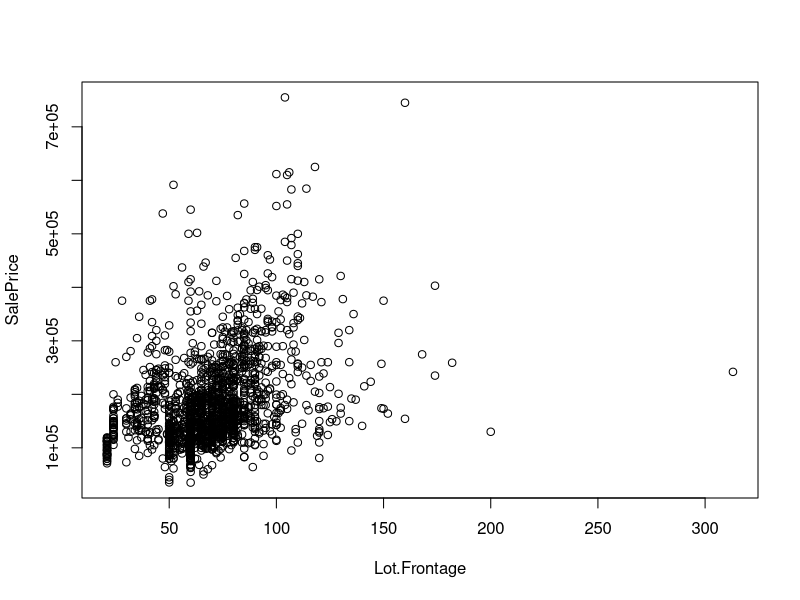
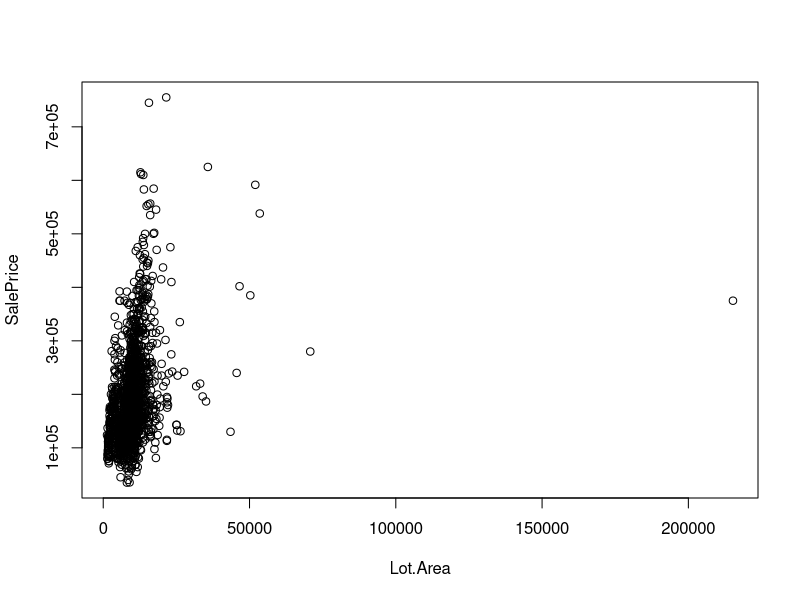
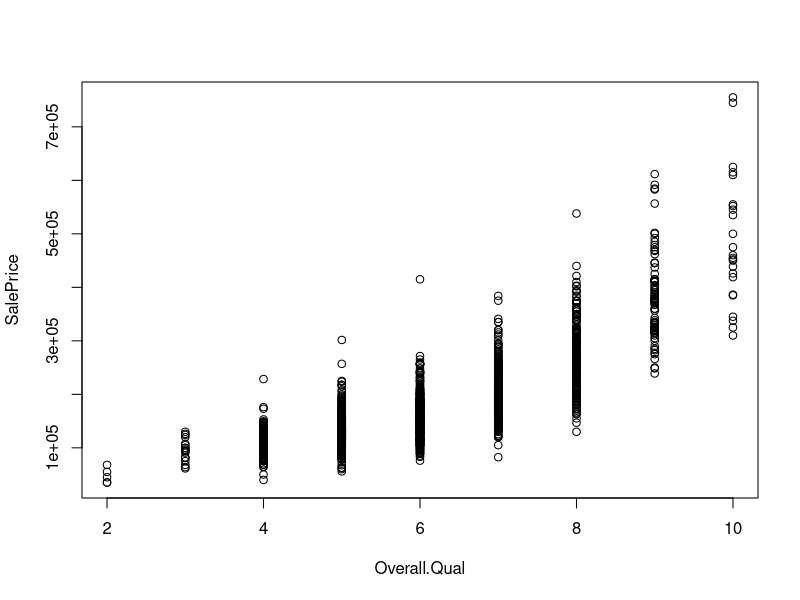
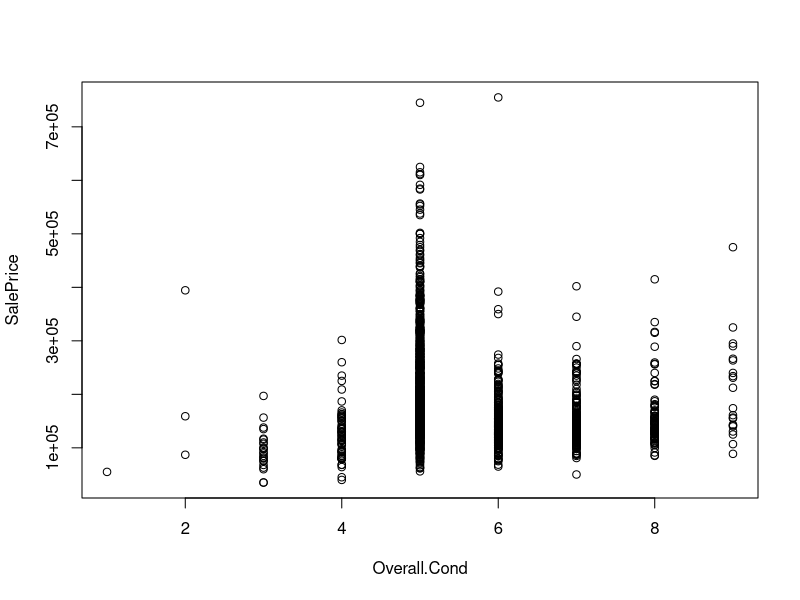
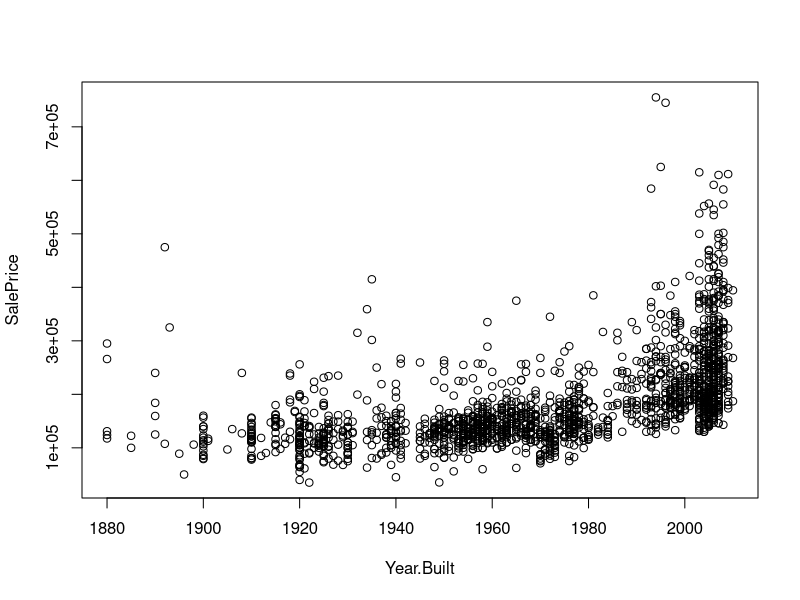
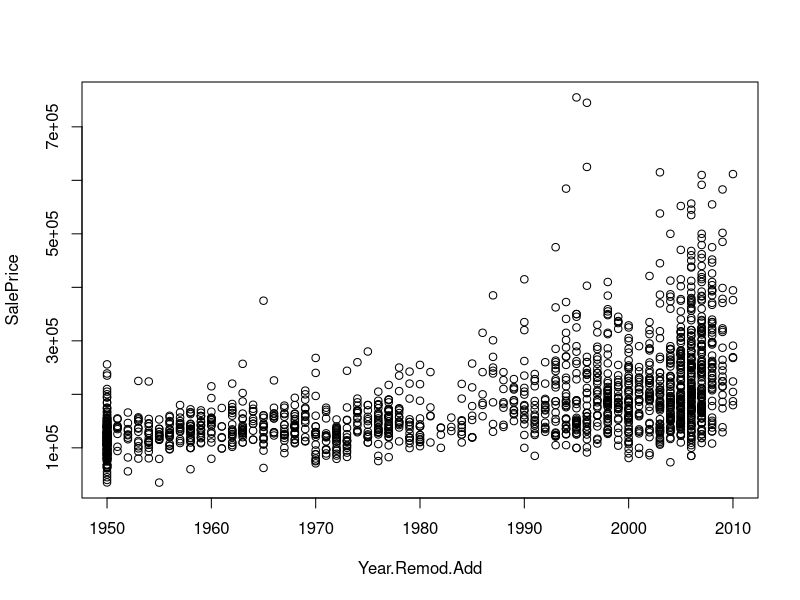
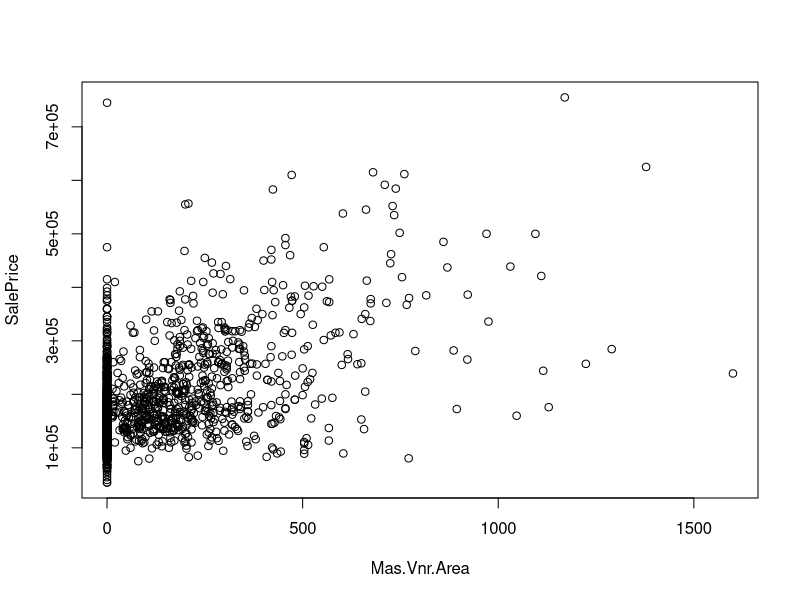
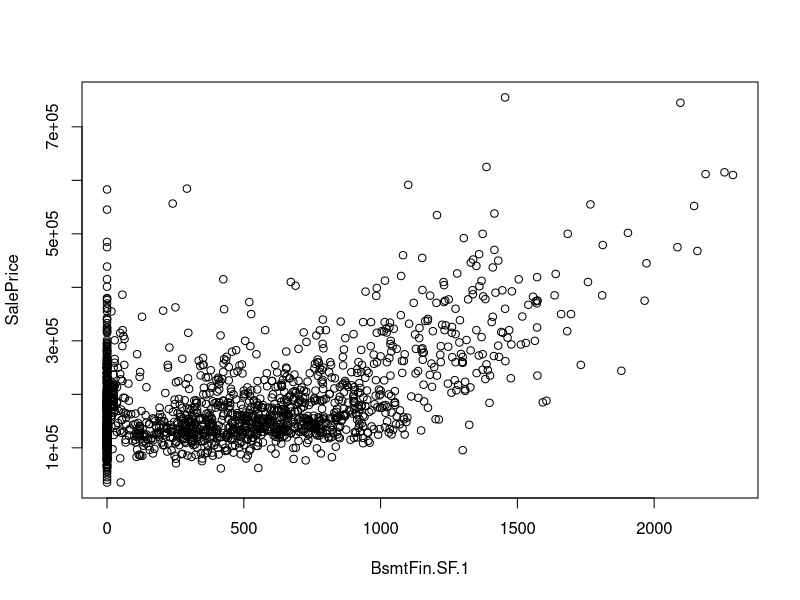

Generate these figures, in order, with R:
## ---- chunk 1
knitr::opts_chunk$set(echo = TRUE)
# Load Packages:
library(MASS)
library(ggplot2)
library(markdown)
library(knitr)
library(RColorBrewer)
# Read data into system:
data <- read.csv("AmesHousing.csv")
## ---- chunk 2
# Set Seed to Save Models:
set.seed(1)

# check head of dataframe:
head(data, n = 10)

# Look at structure of dataframe:
str(data)

# Look at missing values in dataframe:
summary(data)
## ---- chunk 3
# Remove Missing Values from Data:
data2= na.omit(data)
# check structure of dataframe:
str(data2)

# Split Training Set 70/30
train <- sample(2258,1800)
test <- (c(1:2258)[-train])

# Create a data frame with continuous variables only:
num.ames =data.frame(data2[,c(2,3,14:17,23,31,33:35,40:49,51,53,56,58,59,63:68,70,71,74)])

# Checking Data Correlation and Distribution:
plot(SalePrice ~., data = num.ames, subset = train)
## ---- chunk 4
# Create First Model:
fit <- lm(SalePrice ~ Overall.Qual + Year.Built + Year.Remod.Add + BsmtFin.SF.1 + Total.Bsmt.SF + X1st.Flr.SF + Gr.Liv.Area + TotRms.AbvGrd +
            Garage.Yr.Blt + Wood.Deck.SF +  Open.Porch.SF, data = num.ames, subset = train)

# Return model summary of first model:
summary(fit)

# Create Second Model:
fit2 <- lm(SalePrice ~ Overall.Qual + Year.Built + Year.Remod.Add + BsmtFin.SF.1 + Total.Bsmt.SF + X1st.Flr.SF + Gr.Liv.Area + TotRms.AbvGrd +
            Garage.Yr.Blt + Wood.Deck.SF, data = num.ames, subset = train)
# Return model summary of second model:
summary(fit2)

# Create Third Model:
fit3 <- lm(SalePrice ~ Overall.Qual + Year.Built + Year.Remod.Add + BsmtFin.SF.1 + Total.Bsmt.SF + X1st.Flr.SF + Gr.Liv.Area + Garage.Yr.Blt + Wood.Deck.SF, data = num.ames, subset = train)
# Return model summary of third model:
summary(fit3)
## ---- chunk 5
# Plot Fitted vs Residuals:
plot(fit3$res~fit3$fitted, main = "Fitted vs Residuals")
# Check normality of model:
hist(fit3$res, main = "Normality Test",
     col = c("blue", "red", "green"))
# Plot qq-plot:
qqnorm((fit3$res))
# add reference line:
qqline(fit3$res)
# Compute Shapiro-Wilk Test for Normality Check:
shapiro.test(fit3$res)
## ---- chunk 6
# Run boxcox transformation to help normalize data:
boxcox(SalePrice~Overall.Qual + Year.Built + Year.Remod.Add + BsmtFin.SF.1 + Total.Bsmt.SF + X1st.Flr.SF + Gr.Liv.Area + TotRms.AbvGrd +
         Garage.Yr.Blt + Wood.Deck.SF, data = num.ames)
# Create new variable that is the log of SalesPrice:
num.ames$SalePriceLog <- log(num.ames$SalePrice)

# Create new model using SalesPriceLog for the dependent variable:
fit4 <- lm(SalePriceLog~Overall.Qual + Year.Built + Year.Remod.Add + BsmtFin.SF.1 + Total.Bsmt.SF + X1st.Flr.SF + Gr.Liv.Area + TotRms.AbvGrd +
         Garage.Yr.Blt + Wood.Deck.SF, data = num.ames)

# Plot Fitted vs Residual Values:
plot(fit4$res~fit4$fitted, main = "Diagnostic Check Model 4")
## ---- chunk 7
# Which Categorical Variables Should be Included:
# Create Model One:
model1 = lm(num.ames$SalePriceLog ~ Overall.Qual + Year.Built + Year.Remod.Add + BsmtFin.SF.1 + Total.Bsmt.SF + X1st.Flr.SF + Gr.Liv.Area + Wood.Deck.SF + Open.Porch.SF, data = data2, subset = train)
# Create Model Two:
model2 = lm(num.ames$SalePriceLog ~ Overall.Qual + Year.Built + Year.Remod.Add + BsmtFin.SF.1 + Total.Bsmt.SF + X1st.Flr.SF + Gr.Liv.Area + Wood.Deck.SF + Open.Porch.SF + Street, data = data2, subset = train)
# Run Anova:
anova(model1,model2)
# Create Model One:
model1 = lm(num.ames$SalePriceLog ~ Overall.Qual + Year.Built + Year.Remod.Add + BsmtFin.SF.1 + Total.Bsmt.SF + X1st.Flr.SF + Gr.Liv.Area + Wood.Deck.SF + Open.Porch.SF, data = data2, subset = train)
# Create Model Two:
model2 = lm(num.ames$SalePriceLog ~ Overall.Qual + Year.Built + Year.Remod.Add + BsmtFin.SF.1 + Total.Bsmt.SF + X1st.Flr.SF + Gr.Liv.Area + Wood.Deck.SF + Open.Porch.SF + Street + Lot.Config, data = data2, subset = train)
# Execute Anova:
anova(model1,model2)
# Create Model One:
model1 = lm(num.ames$SalePriceLog ~ Overall.Qual + Year.Built + Year.Remod.Add + BsmtFin.SF.1 + Total.Bsmt.SF + X1st.Flr.SF + Gr.Liv.Area + Wood.Deck.SF + Open.Porch.SF, data = data2, subset = train)
# Create Model Two:
model2 = lm(num.ames$SalePriceLog ~ Overall.Qual + Year.Built + Year.Remod.Add + BsmtFin.SF.1 + Total.Bsmt.SF + X1st.Flr.SF + Gr.Liv.Area + Wood.Deck.SF + Open.Porch.SF + Street + Lot.Config + Foundation, data = data2, subset = train)
# Execute Anova:
anova(model1,model2)
# Create Model 1:
model1 = lm(num.ames$SalePriceLog ~ Overall.Qual + Year.Built + Year.Remod.Add + BsmtFin.SF.1 + Total.Bsmt.SF + X1st.Flr.SF + Gr.Liv.Area + Wood.Deck.SF + Open.Porch.SF, data = data2, subset = train)
model2 = lm(num.ames$SalePriceLog ~ Overall.Qual + Year.Built + Year.Remod.Add + BsmtFin.SF.1 + Total.Bsmt.SF + X1st.Flr.SF + Gr.Liv.Area + Wood.Deck.SF + Open.Porch.SF + Street + Lot.Config + Foundation + Bsmt.Exposure, data = data2, subset = train)
anova(model1,model2)
# Create Model 1:
model1 = lm(num.ames$SalePriceLog ~ Overall.Qual + Year.Built + Year.Remod.Add + BsmtFin.SF.1 + Total.Bsmt.SF + X1st.Flr.SF + Gr.Liv.Area + Wood.Deck.SF + Open.Porch.SF, data = data2, subset = train)
# Create Model 2:
model2 = lm(num.ames$SalePriceLog ~ Overall.Qual + Year.Built + Year.Remod.Add + BsmtFin.SF.1 + Total.Bsmt.SF + X1st.Flr.SF + Gr.Liv.Area + Wood.Deck.SF + Open.Porch.SF + Street + Lot.Config + Foundation + Bsmt.Exposure + Heating.QC, data = data2, subset = train)
# Execute Anova:
anova(model1,model2)
# Create Model 1:
model1 = lm(num.ames$SalePriceLog ~ Overall.Qual + Year.Built + Year.Remod.Add + BsmtFin.SF.1 + Total.Bsmt.SF + X1st.Flr.SF + Gr.Liv.Area + Wood.Deck.SF + Open.Porch.SF, data = data2, subset = train)
# Create Model 2:
model2 = lm(num.ames$SalePriceLog ~ Overall.Qual + Year.Built + Year.Remod.Add + BsmtFin.SF.1 + Total.Bsmt.SF + X1st.Flr.SF + Gr.Liv.Area + Wood.Deck.SF + Open.Porch.SF + Street + Lot.Config + Foundation + Bsmt.Exposure + Heating.QC + Central.Air, data = data2, subset = train)
# Execute Anova:
anova(model1,model2)
# Create Final Model:
model1 = lm(num.ames$SalePriceLog ~ Overall.Qual + Year.Built + Year.Remod.Add + BsmtFin.SF.1 + Total.Bsmt.SF + X1st.Flr.SF + Gr.Liv.Area + Wood.Deck.SF + Open.Porch.SF, data = data2, subset = train)
# Create Final Second Model:
model2 = lm(num.ames$SalePriceLog ~ Overall.Qual + Year.Built + Year.Remod.Add + BsmtFin.SF.1 + Total.Bsmt.SF + X1st.Flr.SF + Gr.Liv.Area + Wood.Deck.SF + Open.Porch.SF + Street + Lot.Config + Foundation + Bsmt.Exposure + Heating.QC + Central.Air + Functional, data = data2, subset = train)
# Execute Anova:
anova(model1,model2)

# New Model: Both Numeric and Non-Numeric:
fitnew = lm(num.ames$SalePriceLog ~ Overall.Qual + Year.Built + Year.Remod.Add + 
    BsmtFin.SF.1 + Total.Bsmt.SF + X1st.Flr.SF + Gr.Liv.Area + 
    Wood.Deck.SF + Open.Porch.SF + Street + Lot.Config + Foundation + 
    Bsmt.Exposure + Heating.QC, data = data2, subset = train)
# Run Summary of Model:
summary(fitnew)

# Remove Final Variables and Rerun Model:
fitnew = lm(num.ames$SalePriceLog ~ Overall.Qual + Year.Built + Year.Remod.Add + 
    BsmtFin.SF.1 + Total.Bsmt.SF + X1st.Flr.SF + Gr.Liv.Area + 
    Wood.Deck.SF + Open.Porch.SF+ Foundation + 
    Bsmt.Exposure + Heating.QC, data = data2, subset = train)
# Run Summary of Model:
summary(fitnew)
## ---- chunk 8
plot(fitnew$res~fitnew$fitted, main = "Residuals vs Fitted")
# Check Skewedness of Model:
hist(fitnew$res, main = "Diagnostic Check Model Histogram",
     col = c("blue", "red", "green"))
# Normality Test:
qqnorm((fitnew$res))
# Reference Line:
qqline(fitnew$res)
# Shapiro-Wilkins Test:
shapiro.test(fitnew$res)
## ---- chunk 9
#Final Model:
final_final = lm(num.ames$SalePriceLog ~ Overall.Qual + Year.Built + Year.Remod.Add + 
    BsmtFin.SF.1 + Total.Bsmt.SF + X1st.Flr.SF + Gr.Liv.Area + 
    Wood.Deck.SF + Open.Porch.SF+ Foundation + 
    Bsmt.Exposure + Heating.QC, data = data2, subset = test)
# Summary Final Model:
summary(final_final)

# Remove Foundation:
#Final Model:
final_final = lm(num.ames$SalePriceLog ~ Overall.Qual + Year.Built + Year.Remod.Add + 
    BsmtFin.SF.1 + Total.Bsmt.SF + X1st.Flr.SF + Gr.Liv.Area + 
    Wood.Deck.SF + Open.Porch.SF+ 
    Bsmt.Exposure + Heating.QC, data = data2, subset = test)
# Summary Final Model:
summary(final_final)

# Remove Open.Porch:
#Final Model:
final_final = lm(num.ames$SalePriceLog ~ Overall.Qual + Year.Built + Year.Remod.Add + 
    BsmtFin.SF.1 + Total.Bsmt.SF + X1st.Flr.SF + Gr.Liv.Area + 
    Wood.Deck.SF + Foundation + 
    Bsmt.Exposure + Heating.QC, data = data2, subset = test)
# Summary Final Model:
summary(final_final)

# Remove Foundation:
#Final Model:
final_final = lm(num.ames$SalePriceLog ~ Overall.Qual + Year.Built + Year.Remod.Add + 
    BsmtFin.SF.1 + Total.Bsmt.SF + X1st.Flr.SF + Gr.Liv.Area + 
    Wood.Deck.SF + 
    Bsmt.Exposure + Heating.QC, data = data2, subset = test)
# Summary Final Model:
summary(final_final)

# Remove Total.Bsmt.SF:
#Final Model:
final_final = lm(num.ames$SalePriceLog ~ Overall.Qual + Year.Built + Year.Remod.Add + 
    BsmtFin.SF.1 + X1st.Flr.SF + Gr.Liv.Area + 
    Wood.Deck.SF +
    Bsmt.Exposure + Heating.QC, data = data2, subset = test)
# Summary Final Model:
summary(final_final)
## ---- chunk 10
plot(final_final$res~final_final$fitted, main = "Residuals vs Fitted")
# Check Skewedness of Model:
hist(final_final$res, main = "Diagnostic Check Model Histogram",
     col = c("blue", "red", "green"))
# Normality Test:
qqnorm((final_final$res))
# Reference Line:
qqline(final_final$res)
# Shapiro-Wilkins Test:
shapiro.test(final_final$res)
